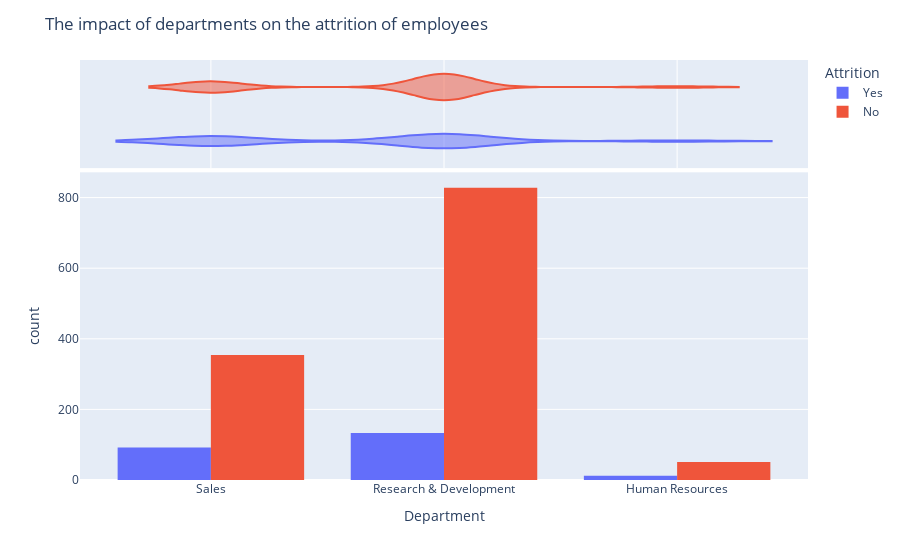

This figure's notebook cell:
### Code cell
fig = px.histogram(df, x="Department", color="Attrition", barmode="group",marginal="violin")
fig.update_layout(title='The impact of departments on the attrition of employees')
fig.show()

### Figure 1 — Plotly figure (JSON) as saved in the notebook; plotly's stock layout.template omitted (floating-point values rounded to 4 significant figures; data arrays with more than 128 entries replaced by an {"elided": "..."} marker saying what was removed)
{"data": [{"alignmentgroup": "True", "bingroup": "x", "hovertemplate": "Attrition=Yes<br>Department=%{x}<br>count=%{y}<extra></extra>", "legendgroup": "Yes", "marker": {"color": "#636efa", "pattern": {"shape": ""}}, "name": "Yes", "offsetgroup": "Yes", "orientation": "v", "showlegend": true, "type": "histogram", "x": {"elided": "237 str values"}, "xaxis": "x", "yaxis": "y"}, {"alignmentgroup": "True", "hovertemplate": "Attrition=Yes<br>Department=%{x}<extra></extra>", "legendgroup": "Yes", "marker": {"color": "#636efa"}, "name": "Yes", "offsetgroup": "Yes", "scalegroup": "x", "showlegend": false, "type": "violin", "x": {"elided": "237 str values"}, "xaxis": "x2", "yaxis": "y2"}, {"alignmentgroup": "True", "bingroup": "x", "hovertemplate": "Attrition=No<br>Department=%{x}<br>count=%{y}<extra></extra>", "legendgroup": "No", "marker": {"color": "#EF553B", "pattern": {"shape": ""}}, "name": "No", "offsetgroup": "No", "orientation": "v", "showlegend": true, "type": "histogram", "x": {"elided": "1233 str values"}, "xaxis": "x", "yaxis": "y"}, {"alignmentgroup": "True", "hovertemplate": "Attrition=No<br>Department=%{x}<extra></extra>", "legendgroup": "No", "marker": {"color": "#EF553B"}, "name": "No", "offsetgroup": "No", "scalegroup": "x", "showlegend": false, "type": "violin", "x": {"elided": "1233 str values"}, "xaxis": "x2", "yaxis": "y2"}], "layout": {"barmode": "group", "legend": {"title": {"text": "Attrition"}, "tracegroupgap": 0}, "margin": {"t": 60}, "title": {"text": "The impact of departments on the attrition of employees"}, "xaxis": {"anchor": "y", "domain": [0, 1], "title": {"text": "Department"}}, "xaxis2": {"anchor": "y2", "domain": [0, 1], "matches": "x", "showgrid": true, "showticklabels": false}, "yaxis": {"anchor": "x", "domain": [0, 0.7326], "title": {"text": "count"}}, "yaxis2": {"anchor": "x2", "domain": [0.7426, 1], "matches": "y2", "showgrid": false, "showline": false, "showticklabels": false, "ticks": ""}}}
